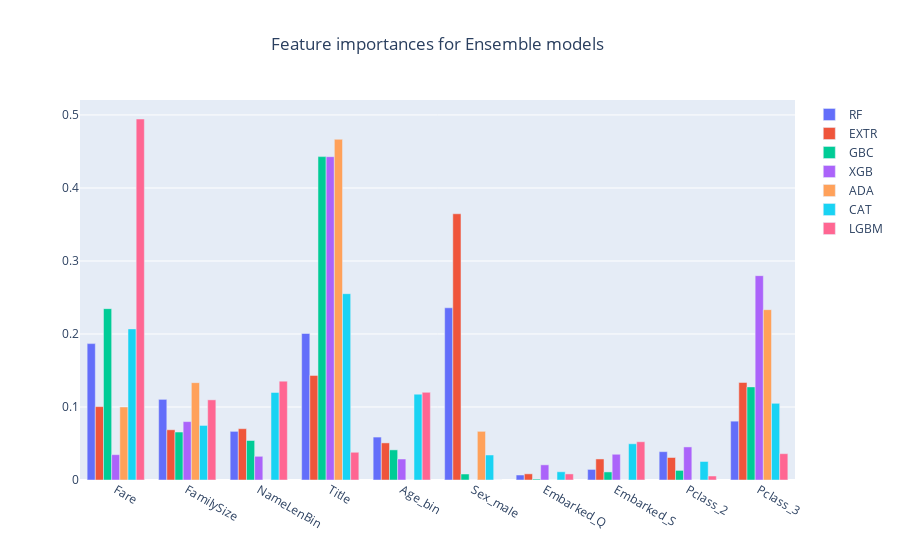

Source (notebook cell):
### Code cell
models=['RF', 'EXTR', 'GBC', 'XGB', 'ADA', 'CAT', 'LGBM']

fig = go.Figure(data=[
    go.Bar(name=models[0],  x=imp_rf.index,   y=imp_rf.values),
    go.Bar(name=models[1],  x=imp_extr.index, y=imp_extr.values),
    go.Bar(name=models[2],  x=imp_gbc.index,  y=imp_gbc.values),   
    go.Bar(name=models[3],  x=imp_xgb.index,  y=imp_xgb.values),    
    go.Bar(name=models[4],  x=imp_ada.index,  y=imp_ada.values),        
    go.Bar(name=models[5],  x=imp_cat.index,  y=imp_cat.values),  
    go.Bar(name=models[6],  x=imp_lgbm.index, y=imp_lgbm.values),  
])

fig.update_layout(barmode='group')
fig.update_layout(title=go.layout.Title(
                  text="Feature importances for Ensemble models",
                  xref="paper",
                  x=0.5))
fig.show()

### Figure 1 — Plotly figure (JSON) as saved in the notebook; plotly's stock layout.template omitted (floating-point values rounded to 4 significant figures)
{"data": [{"name": "RF", "type": "bar", "x": ["Fare", "FamilySize", "NameLenBin", "Title", "Age_bin", "Sex_male", "Embarked_Q", "Embarked_S", "Pclass_2", "Pclass_3"], "y": [0.1868, 0.1105, 0.06663, 0.2007, 0.05881, 0.2359, 0.006846, 0.01449, 0.03881, 0.08059]}, {"name": "EXTR", "type": "bar", "x": ["Fare", "FamilySize", "NameLenBin", "Title", "Age_bin", "Sex_male", "Embarked_Q", "Embarked_S", "Pclass_2", "Pclass_3"], "y": [0.1005, 0.0688, 0.07028, 0.1433, 0.05081, 0.3646, 0.008448, 0.02882, 0.03082, 0.1336]}, {"name": "GBC", "type": "bar", "x": ["Fare", "FamilySize", "NameLenBin", "Title", "Age_bin", "Sex_male", "Embarked_Q", "Embarked_S", "Pclass_2", "Pclass_3"], "y": [0.2347, 0.06571, 0.0541, 0.443, 0.04129, 0.008223, 0.001266, 0.01105, 0.01315, 0.1275]}, {"name": "XGB", "type": "bar", "x": ["Fare", "FamilySize", "NameLenBin", "Title", "Age_bin", "Sex_male", "Embarked_Q", "Embarked_S", "Pclass_2", "Pclass_3"], "y": [0.03471, 0.07999, 0.03247, 0.4429, 0.02874, 0, 0.02077, 0.03526, 0.0453, 0.2799]}, {"name": "ADA", "type": "bar", "x": ["Fare", "FamilySize", "NameLenBin", "Title", "Age_bin", "Sex_male", "Embarked_Q", "Embarked_S", "Pclass_2", "Pclass_3"], "y": [0.1, 0.1333, 0, 0.4667, 0, 0.06667, 0, 0, 0, 0.2333]}, {"name": "CAT", "type": "bar", "x": ["Fare", "FamilySize", "NameLenBin", "Title", "Age_bin", "Sex_male", "Embarked_Q", "Embarked_S", "Pclass_2", "Pclass_3"], "y": [0.207, 0.07473, 0.1199, 0.2552, 0.1176, 0.03426, 0.01127, 0.04965, 0.02535, 0.1051]}, {"name": "LGBM", "type": "bar", "x": ["Fare", "FamilySize", "NameLenBin", "Title", "Age_bin", "Sex_male", "Embarked_Q", "Embarked_S", "Pclass_2", "Pclass_3"], "y": [0.4945, 0.1098, 0.1354, 0.03799, 0.1201, 0, 0.008326, 0.05243, 0.005464, 0.03603]}], "layout": {"barmode": "group", "title": {"text": "Feature importances for Ensemble models", "x": 0.5, "xref": "paper"}}}
